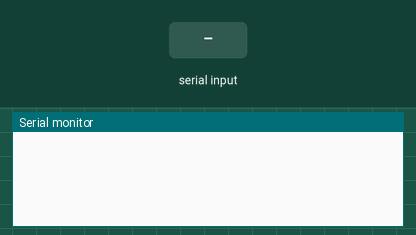
Recording of a sketch running on a simulated Arduino Uno, built with avr-gcc and run on an emulated ATmega328P. On the bench: the last lines printed to the serial monitor. The inputs (shaded band) are chosen by the test bench.

Above: at 1.2 s.
1.3 s: "1" received over Serial
At 2.53 s:
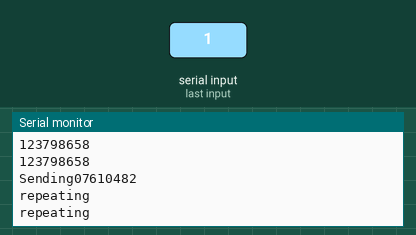
3.8 s: "2" received over Serial
At 6.0 s:
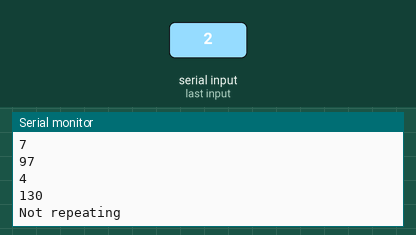
6.3 s: "0" received over Serial
At 7.8 s:
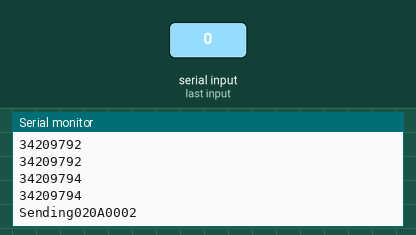
Timing chart, 0 to 9.3 s (numbered marks = the images above; inputs shaded):
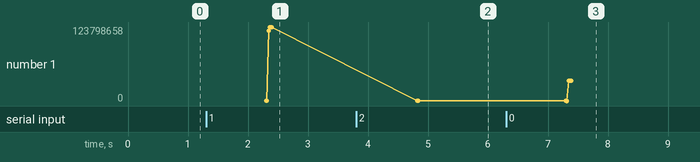

The sketch:

raspserialtest.ino
```cpp
#include <IRLibSendBase.h>    // First include the send base
//Now include only the protocols you wish to actually use.
//The lowest numbered protocol should be first but remainder
//can be any order.
#include <IRLib_P01_NEC.h>
#include <IRLib_P02_Sony.h>
#include <IRLibCombo.h>     // After all protocols, include this


IRsend irsend;
bool repeat = false;
int numberOfBitsMask = 248;
int commandMask = 7;


void setup(){
    Serial.begin(9600);
}

void loop(){
    if(repeat) {
      Serial.println("repeating");
      irsend.send(NEC, 0xFFFFFFFF, 32);
    }
    if (Serial.available()) {
        byte buffer[5];
        Serial.readBytes(buffer, 5);
        Serial.println(buffer[0]);
        Serial.println(buffer[1]);
        Serial.println(buffer[2]);
        Serial.println(buffer[3]);
        Serial.println(buffer[4]);
        byte commandingByte = buffer[0];

        int numberOfBits = (((int) commandingByte) & numberOfBitsMask) >> 3; // First 5 bits of the commandingByte refer to number of sony-bits to send
        int command = ((int) commandingByte) & commandMask; // remaining 3 bits of commandingByte refer to command (0 send, 1 repeat, 2 stop repeat, 3 sony-signal)

        byte ircode[4];
        for(int i=1; i < 5; i++) {
          ircode[i-1] = buffer[i];
        }

        if(command == 2) {
          repeat = false;
          Serial.println("Not repeating");
          return;
        } else if (command == 1) {
          repeat = true;
        }
        unsigned long myInt = array_to_int(ircode, 4); // convert the 4 bytes to one nice big value
        if(command == 3) { // Send Sony signal
          irsend.send(SONY, myInt, numberOfBits);
        } else {
        irsend.send(NEC, myInt, 32);
        }
        Serial.println(myInt); // emitting this value!
        char str[32] = "";
        array_to_string(ircode, 4, str);
        Serial.print("Sending");
        Serial.println(str);
    }
}


unsigned long array_to_int(byte array[], unsigned int len)
{
    unsigned long sum = 0;
    Serial.println("= = = CALCULATING = = =");

    for (unsigned int i = 0; i < len; i++)
    {
      unsigned long hexValueInInt = array[i];
      unsigned long factor = 1L * (long)power(256, len-1-i);
      unsigned long hexValue32Bit =  hexValueInInt * factor;
      sum = sum + hexValue32Bit;
      Serial.println(sum);
    }
    return sum;
}

long power(int factor, int exponential) {
  if( exponential == 0) return 1;
  long sum = 1;
  for(unsigned int i = 1; i <= exponential; i++) {
    sum = sum * factor;
  }
  return sum;
}


void array_to_string(byte array[], unsigned int len, char buffer[])
{
    for (unsigned int i = 0; i < len; i++)
    {
        byte nib1 = (array[i] >> 4) & 0x0F;
        byte nib2 = (array[i] >> 0) & 0x0F;
        buffer[i*2+0] = nib1  < 0xA ? '0' + nib1  : 'A' + nib1  - 0xA;
        buffer[i*2+1] = nib2  < 0xA ? '0' + nib2  : 'A' + nib2  - 0xA;
    }
    buffer[len*2] = '\0';
}
```

Measured:
- after the input at 1.3 s, the serial monitor: prints a new line after 1.0 s (image 1)
- after the input at 3.8 s, the serial monitor: prints a new line after 1.0 s (image 2)
- after the input at 6.3 s, the serial monitor: prints a new line after 1.0 s (image 3)
- plotted number 1: 130 → 34209794 after the input at 6.3 s
